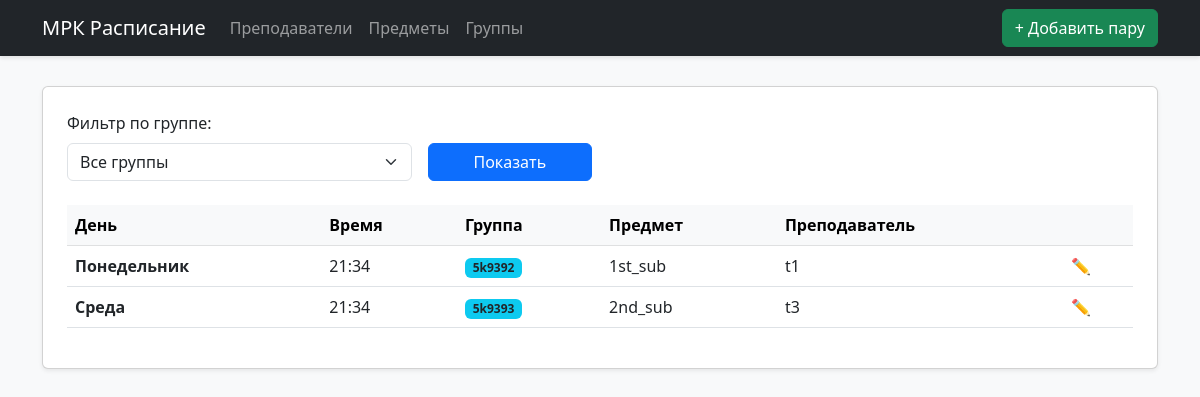
Before: / with the older database file.
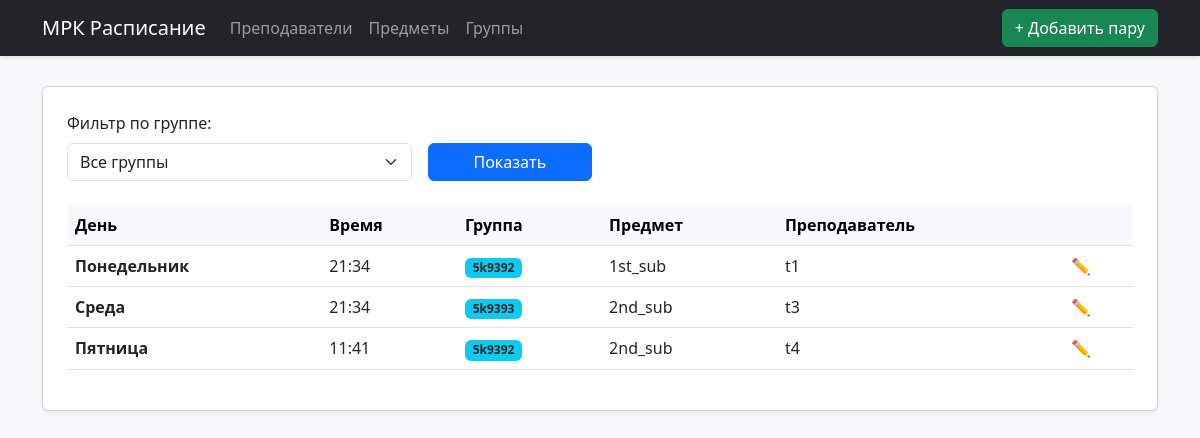
After: the same page with the newer database file.
### site_mrk/models.py (models this page shows, shortened)
class Schedule(models.Model):
    DAYS = [
        ('1', 'Понедельник'), ('2', 'Вторник'), ('3', 'Среда'),
        ('4', 'Четверг'), ('5', 'Пятница'), ('6', 'Суббота')
    ]
    group = models.ForeignKey(Group, on_delete=models.CASCADE)
    subject = models.ForeignKey(Subject, on_delete=models.CASCADE)
    teacher = models.ForeignKey(Teacher, on_delete=models.CASCADE)
    day_of_week = models.CharField("День недели", max_length=1, choices=DAYS)
    time = models.TimeField("Время")
    class Meta:
        ordering = ['day_of_week', 'time']

class Group(models.Model):
    name = models.CharField("Группа", max_length=50)

class Subject(models.Model):
    title = models.CharField("Предмет", max_length=100)

class Teacher(models.Model):
    name = models.CharField("ФИО преподавателя", max_length=100)

### site_mrk/views.py (the view)
# urls.py: path('', views.index, name='index'),
def index(request):
    group_id = request.GET.get('group')
    schedules = Schedule.objects.all()
    if group_id:
        schedules = schedules.filter(group_id=group_id)
    return render(request, 'site_mrk/index.html', {
        'schedules': schedules,
        'groups': Group.objects.all(),
        'selected_group': int(group_id) if group_id and group_id.isdigit() else None
    })

### site_mrk/templates/site_mrk/index.html (shortened to what this page needs)
{% extends "site_mrk/base.html" %}
{% block content %}
<div class="card p-4 shadow-sm">
    <form method="get" class="row g-3 align-items-end mb-4">
        <div class="col-md-4">
            <label class="form-label">Фильтр по группе:</label>
            <select name="group" class="form-select">
                <option value="">Все группы</option>
            </select>
        </div>
        <div class="col-md-2">
            <button type="submit" class="btn btn-primary w-100">Показать</button>
        </div>
    </form>
    <table class="table table-hover">
        <thead class="table-light">
            <tr>
                <th>День</th>
                <th>Время</th>
                <th>Группа</th>
                <th>Предмет</th>
                <th>Преподаватель</th>
                <th></th>
            </tr>
        </thead>
        <tbody>
            {% for s in schedules %}
            <tr>
                <td><strong>{{ s.get_day_of_week_display }}</strong></td>
                <td>{{ s.time|time:"H:i" }}</td>
                <td><span class="badge bg-info text-dark">{{ s.group.name }}</span></td>
                <td>{{ s.subject.title }}</td>
                <td>{{ s.teacher.name }}</td>
                <td><a href="{% url 'schedule_edit' s.id %}" class="text-decoration-none">✏️</a></td>
            </tr>
            {% empty %}
            <tr><td colspan="6" class="text-center">Расписание пока пусто :(</td></tr>
            {% endfor %}
        </tbody>
    </table>
</div>
{% endblock %}

### site_mrk/templates/site_mrk/base.html (shortened to what this page needs)
<!DOCTYPE html>
<html lang="ru">
<head>
    <link href="https://cdn.jsdelivr.net/npm/bootstrap@5.3.0/dist/css/bootstrap.min.css" rel="stylesheet">
</head>
<body>
    <nav class="navbar navbar-expand-lg navbar-dark bg-dark">
        <div class="container">
            <a class="navbar-brand" href="{% url 'index' %}">МРК Расписание</a>
            <div class="collapse navbar-collapse">
                <ul class="navbar-nav me-auto">
                    <li class="nav-item"><a class="nav-link" href="{% url 'teachers' %}">Преподаватели</a></li>
                    <li class="nav-item"><a class="nav-link" href="{% url 'subjects' %}">Предметы</a></li>
                    <li class="nav-item"><a class="nav-link" href="{% url 'groups' %}">Группы</a></li>
                </ul>
                <a href="{% url 'schedule_add' %}" class="btn btn-success"> + Добавить пару</a>
            </div>
        </div>
    </nav>
    <div class="container">
        {% block content %}{% endblock %}
    </div>
</body>
</html>

### site_mrk/templates/site_mrk/base.html (style rules this page uses)
body { background-color: #f8f9fa; }
.navbar { margin-bottom: 30px; box-shadow: 0 2px 4px rgba(0,0,0,0.1); }

Changed rows visible on the page:
added Schedule: day_of_week "Пятница", time "11:41", group.name "5k9392", subject "2nd_sub", teacher.name "t4"
